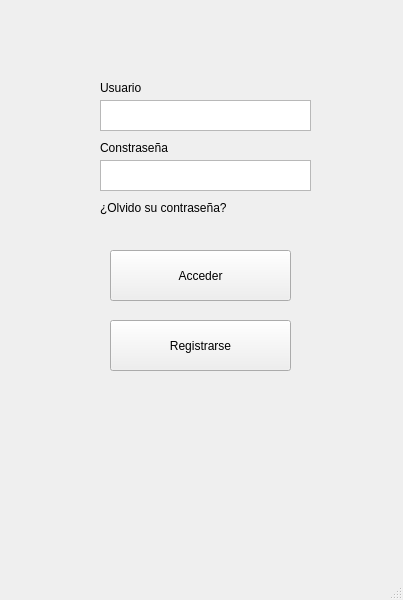
<?xml version="1.0" encoding="UTF-8"?>
<ui version="4.0">
 <class>MainWindow</class>
 <widget class="QMainWindow" name="MainWindow">
  <property name="geometry">
   <rect>
    <x>0</x>
    <y>0</y>
    <width>403</width>
    <height>600</height>
   </rect>
  </property>
  <property name="windowTitle">
   <string>MainWindow</string>
  </property>
  <widget class="QWidget" name="centralwidget">
   <widget class="QPushButton" name="Boton1">
    <property name="geometry">
     <rect>
      <x>110</x>
      <y>250</y>
      <width>181</width>
      <height>51</height>
     </rect>
    </property>
    <property name="text">
     <string>Acceder</string>
    </property>
   </widget>
   <widget class="QTextEdit" name="textEdit">
    <property name="geometry">
     <rect>
      <x>100</x>
      <y>100</y>
      <width>211</width>
      <height>31</height>
     </rect>
    </property>
   </widget>
   <widget class="QTextEdit" name="textEdit_2">
    <property name="geometry">
     <rect>
      <x>100</x>
      <y>160</y>
      <width>211</width>
      <height>31</height>
     </rect>
    </property>
   </widget>
   <widget class="QLabel" name="label">
    <property name="geometry">
     <rect>
      <x>100</x>
      <y>80</y>
      <width>61</width>
      <height>16</height>
     </rect>
    </property>
    <property name="text">
     <string>Usuario</string>
    </property>
   </widget>
   <widget class="QLabel" name="label_2">
    <property name="geometry">
     <rect>
      <x>100</x>
      <y>140</y>
      <width>71</width>
      <height>16</height>
     </rect>
    </property>
    <property name="text">
     <string>Constraseña</string>
    </property>
   </widget>
   <widget class="QLabel" name="label_3">
    <property name="geometry">
     <rect>
      <x>100</x>
      <y>200</y>
      <width>131</width>
      <height>16</height>
     </rect>
    </property>
    <property name="text">
     <string>¿Olvido su contraseña?</string>
    </property>
   </widget>
   <widget class="QPushButton" name="Boton1_2">
    <property name="geometry">
     <rect>
      <x>110</x>
      <y>320</y>
      <width>181</width>
      <height>51</height>
     </rect>
    </property>
    <property name="text">
     <string>Registrarse</string>
    </property>
   </widget>
  </widget>
  <widget class="QMenuBar" name="menubar">
   <property name="geometry">
    <rect>
     <x>0</x>
     <y>0</y>
     <width>403</width>
     <height>21</height>
    </rect>
   </property>
  </widget>
  <widget class="QStatusBar" name="statusbar"/>
 </widget>
 <resources/>
 <connections/>
</ui>
